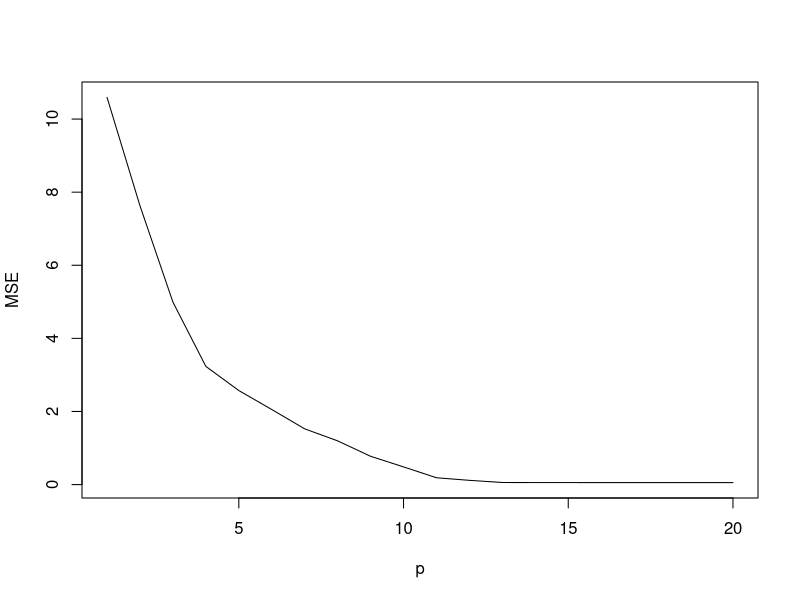

The R source for this figure: (Note: this script raises an error after producing the figure.)
library(leaps)

# a)
n = 1000
p = 20

# x matrix (1000 * 20):
set.seed(1)
x = matrix(rnorm(n * p), nrow=n, ncol=p)

# beta coefficients (20 * 1), setting some to zero
# first sampling, then setting about half to zero
beta = rnorm(p, 0, 1)
beta[c(1, 3, 6, 8, 11, 13, 16)] = 0

# random noise (st.dev. 0.25)
eps = rnorm(n, 0, 0.25)

y = x %*% beta + eps

data = data.frame(x, y)

# b)
train_size = 100
set.seed(1)
train = sample(1:n, train_size)
test = (-train)
y.test = y[test]

# c)
# Performing best subset selection using regsubsets
regfit.full = regsubsets(y ~ ., data=data[train, ], nvmax=p)
reg.summary = summary(regfit.full)
mse = reg.summary$rss / train_size

plot(mse, xlab="p", ylab="MSE", type="l")
# Results: 
# Training MSE decreases monotonically as the number of features
# included increases, until we have included all the features that do not have a zero-coefficient from beta. 
# From this point, the MSE stays thr same.
# This makes sense as we generated the distribution of data from a calculation involving x - 
# therefore, all x's with a non-zero beta coefficient has some significance in explaining y.
# However all the x's with a zero beta coefficient have no relationship with y, therefore
# not improving training MSE.

# d)
# The following function is from the Statistical Learning Example section, p. 273
predict.regsubsets = function(object, newdata, id, ...) {
    form = as.formula(object$call[[2]])
    mat = model.matrix(form, newdata)
    coefi = coef(object, id=id)
    xvars = names(coefi)
    mat[, xvars] %*% coefi
}

test_mses = rep(0, times=p)
for (i in 1:p) {
    pred = predict.regsubsets(regfit.full, newdata=data[test, ], id=i)
    test_mses[i] = mean((y.test - pred)^2)
}

dev.new()
plot(test_mses, xlab="p", ylab="Test MSE", type="l")
# Results: 
# We see a similar effect as that which is seen on the training data, although with larger MSE values
# This is consistent with the training MSE often overestimating the test MSE
# As all x's with non-zero coefficients are correlated with y,
# including them does help our fit on the test data as well.
